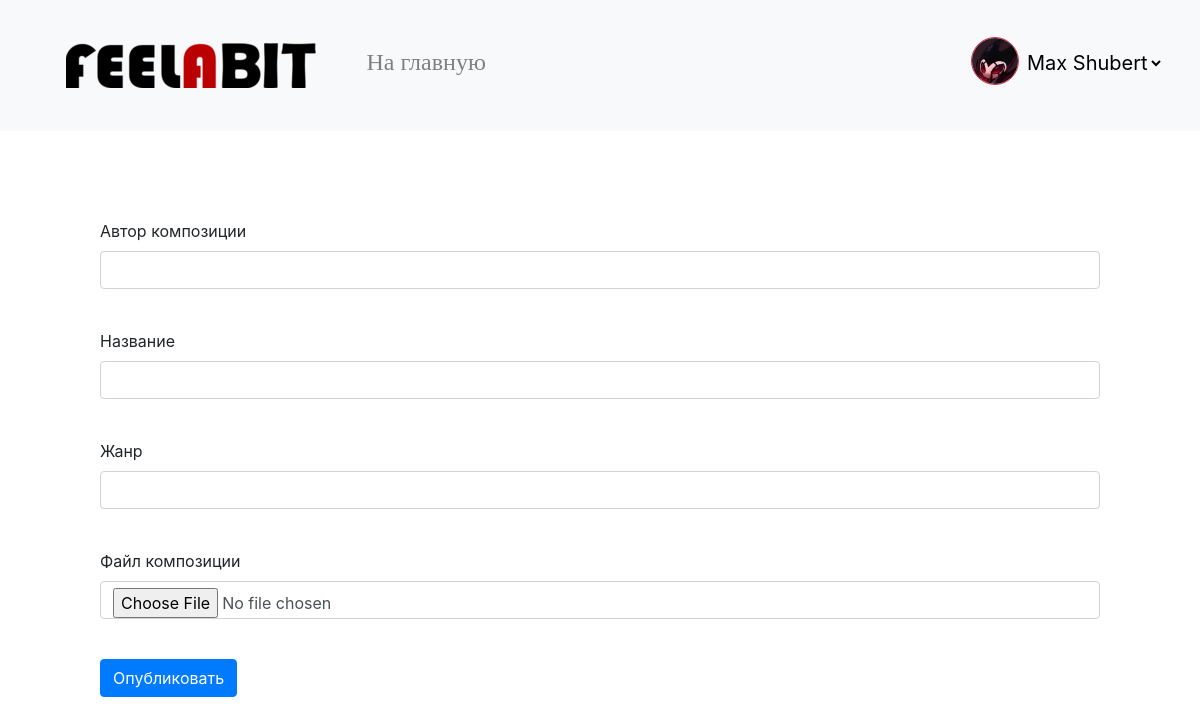
Page /publish (signed in) on the committed database.
### data/users.py (models this page shows, shortened)
class User(SqlAlchemyBase, UserMixin, SerializerMixin):
    __tablename__ = 'users'
    id = sqlalchemy.Column(sqlalchemy.Integer, primary_key=True, autoincrement=True)
    surname = sqlalchemy.Column(sqlalchemy.String, nullable=True)
    name = sqlalchemy.Column(sqlalchemy.String, nullable=True)
    role = sqlalchemy.Column(sqlalchemy.String, nullable=True)
    email = sqlalchemy.Column(sqlalchemy.String, index=True, unique=True, nullable=True)
    age = sqlalchemy.Column(sqlalchemy.Integer, nullable=True)
    avatar_img = sqlalchemy.Column(sqlalchemy.String, default='/static/img/user.png')
    hashed_password = sqlalchemy.Column(sqlalchemy.String, nullable=True)
    modified_date = sqlalchemy.Column(sqlalchemy.DateTime, default=datetime.datetime.now)
    register_date = sqlalchemy.Column(sqlalchemy.DateTime, default=datetime.datetime.now)

### main.py (the view, shortened to what this page needs)
@app.route('/publish',  methods=['GET', 'POST'])
@login_required
def publish():
    form = PublishForm()
    return render_template('audio_x.html', form=form)

### forms/audio_forms.py
class PublishForm(FlaskForm):
    author = StringField("Автор композиции", validators=[DataRequired()])
    name = StringField("Название", validators=[DataRequired()])
    genre = StringField("Жанр", validators=[DataRequired()])
    file = FileField("Файл композиции",
                     validators=[FileRequired(), FileAllowed(['mp3'],
                                                             'Для загрузки допускаются только аудиофайлы формата MP3')])
    submit = SubmitField('Опубликовать')

### data/db_session.py (called while the page is built)
def create_session() -> Session:
    global __factory
    return __factory()

### main.py (called while the page is built)
@login_manager.user_loader
def load_user(user_id):
    db_sess = db_session.create_session()
    return db_sess.query(User).get(user_id)

### templates/audio_x.html (shortened to what this page needs)
{% extends "base.html" %}
{% block content %}
<h1 style="padding-top:40px; padding-bottom:40px">{{ title }}</h1>
<form action="" method="post" enctype="multipart/form-data">
    <p>
        {{ form.author.label }}<br>
        {{ form.author(class="form-control") }}<br>
    </p>
    <p>
        {{ form.name.label }}<br>
        {{ form.name(class="form-control") }}<br>
    </p>
    <p>
        {{ form.genre.label }}<br>
        {{ form.genre(class="form-control") }}<br>
    </p>
    <p>
        {{ form.file.label }}<br>
        {{ form.file(class="form-control") }}<br>
    </p>
    <p>{{ form.submit(type="submit", class="btn btn-primary") }}</p>
</form>
{% endblock %}

### templates/base.html (shortened to what this page needs)
<!doctype html>
<html lang="en" xmlns:padding-left="http://www.w3.org/1999/xhtml" xmlns:padding-right="http://www.w3.org/1999/xhtml">
<head>
    <link rel="stylesheet"
          href="https://stackpath.bootstrapcdn.com/bootstrap/4.4.1/css/bootstrap.min.css"
>
    <link rel="stylesheet" type="text/css" href="/static/css/style.css" />
</head>
<body>
<header>
    <nav class="navbar navbar-light bg-light">
        <div>
            <a href="/"><img src="/static/img/feel_logo.png" hspace="50" vspace="30" class="navbar-brand"/></a>
            <a href="/main" style="margin-left: 30px"><font size="5" face="Trebuchet MS" color="grey">На главную</font></a>
        </div>
        {% if current_user.is_authenticated %}
            <div>
                <img src="{{ current_user.avatar_img }}" width="48px" height="48px"
                     class="border rounded-circle border-danger" style="margin-bottom: 10px"/>
                <select style="border: 0px;font-size: 20px;margin-right: 20px" class="bg-light" onChange="window.location.href=this.value">
                    <option selected disabled hidden>{{ current_user.name }} {{ current_user.surname }}</option>
                </select>
            </div>
        {% else %}
            <p>
                <a class="btn btn-primary " href="/register">Зарегистрироваться</a>
                <a class="btn btn-success" href="/login">Войти</a>
            </p>
        {% endif %}
    </nav>
</header>
<div style="margin-left: 100px;margin-right: 100px">
    {% block content %}{% endblock %}
</div>
</body>
</html>

### rows in the picture
User: avatar_img (picture), name "Max Shubert"
